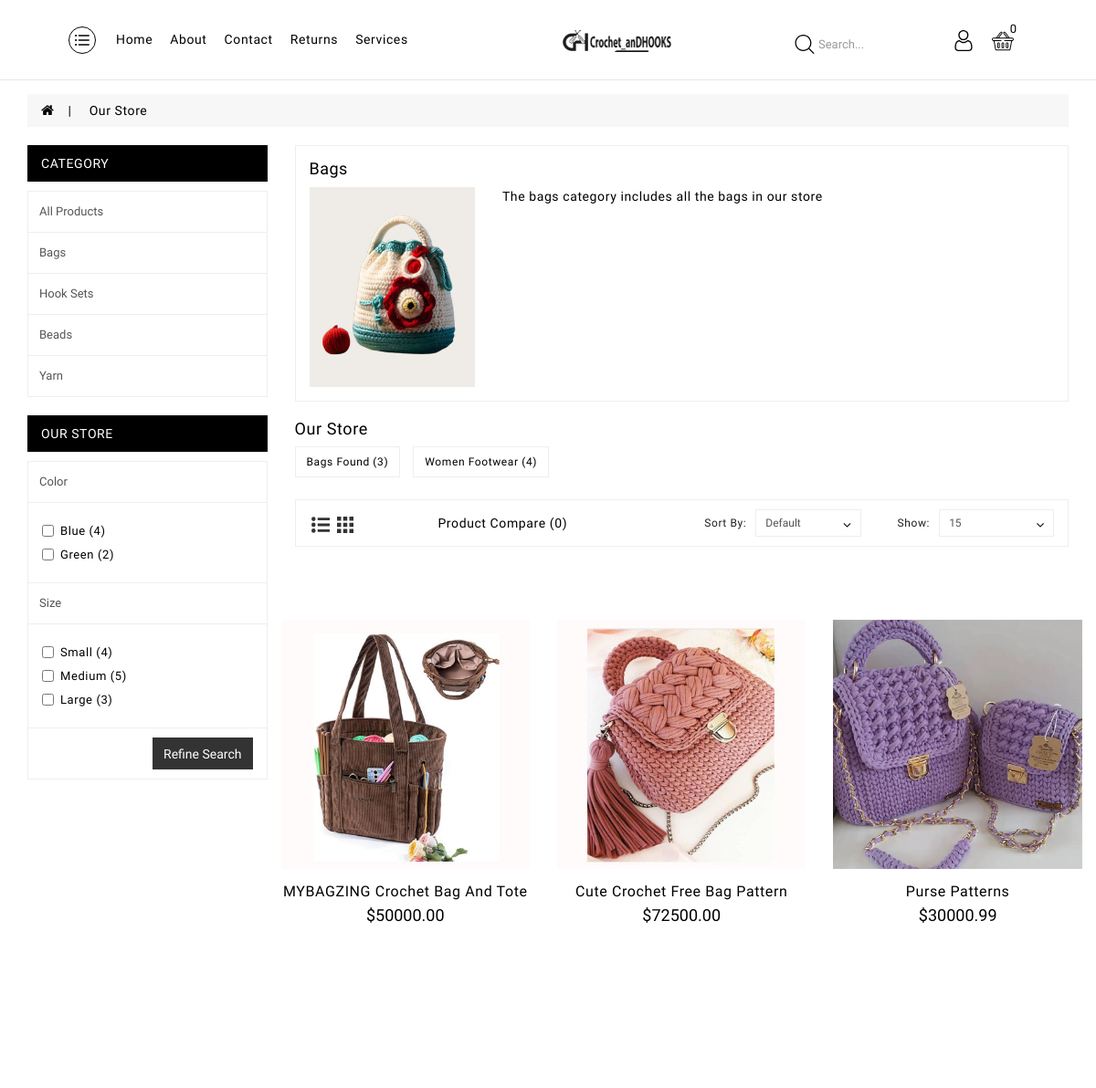
The app's page /store/category/bags/ (upper part), older data.
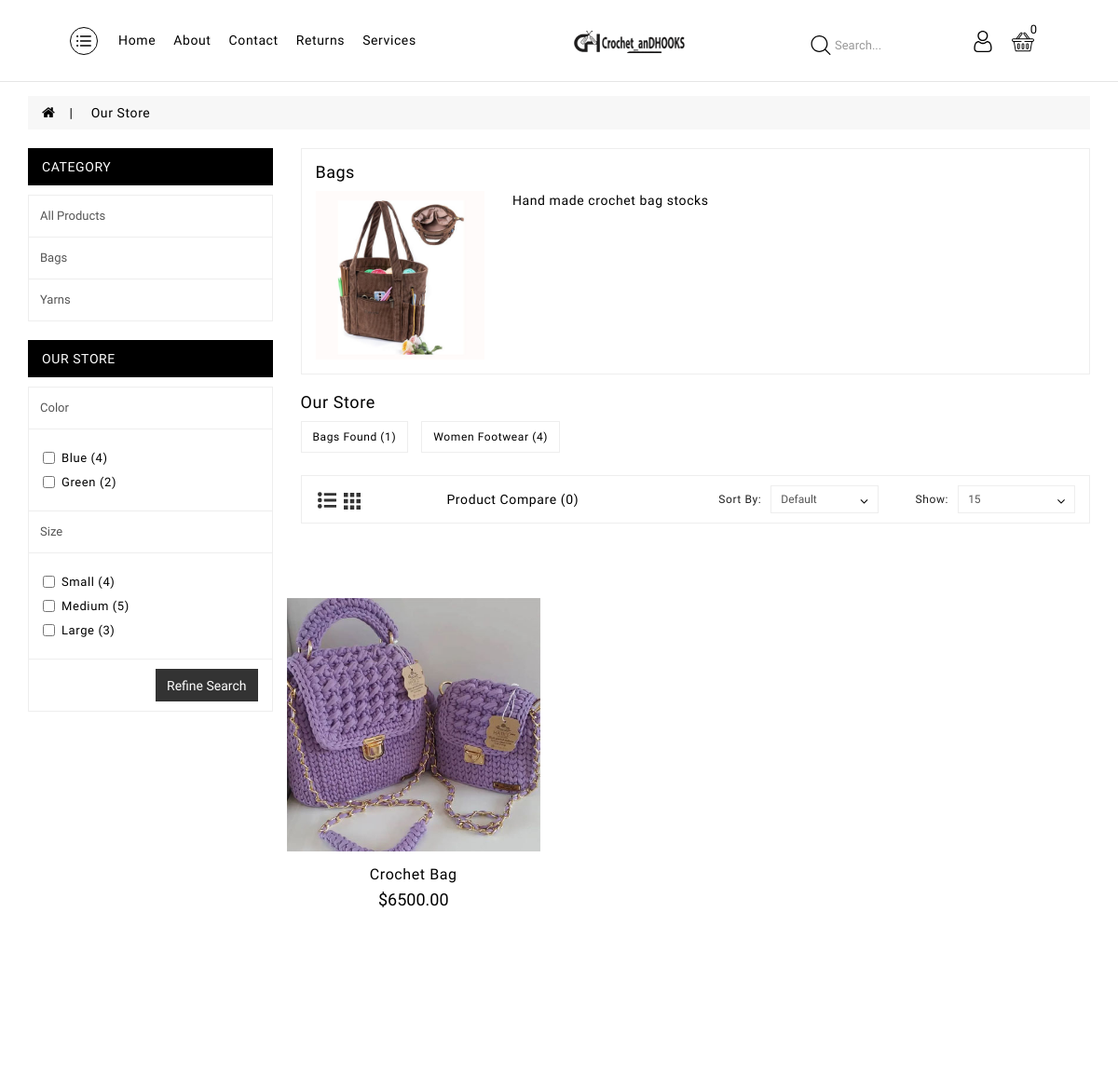
The same page, newer data.
### category/models.py (models this page shows, shortened)
class Category(models.Model):
    category_name = models.CharField(max_length=50, unique=True)
    slug = models.SlugField(max_length=100, unique=True)
    description = models.TextField(max_length=255,blank=True)
    category_image = models.ImageField(upload_to='photo/categories', blank=True)
    class Meta:
        verbose_name = 'category'
        verbose_name_plural = 'categories'
    def get_url(self):
        return reverse('products_by_category', args=[self.slug])

### store/models.py (models this page shows, shortened)
class Product(models.Model):
    unit_choices = [('pcs','Pcs'),('pair','Pair'),('doz','Doz'),('box','Box'),('pack','Pack'),('bag','Bag')]
    collection_choices = [('latest','Latest'),('special','Special'),('featured','Featured')]
    product_name = models.CharField(max_length=200, unique=True)
    slug = models.SlugField(max_length=200, unique=True)
    description = models.TextField(max_length=500, blank=True)
    price = models.DecimalField(max_digits=9, decimal_places=2)
    discount_price = models.DecimalField(max_digits=9, decimal_places=2, blank=True, default=0)
    images = models.ImageField(upload_to='photo/products',)
    stock = models.IntegerField(default=0)
    is_available = models.BooleanField(default=True)
    collection = models.CharField(max_length=100, choices=collection_choices, default='latest')
    category= models.ForeignKey(Category, on_delete=models.CASCADE)
    unit= models.CharField(max_length=100, choices=unit_choices, default='pcs')
    created_date = models.DateTimeField(auto_now_add=True)
    modified_date = models.DateTimeField(auto_now_add=True)
    def get_url(self):
        return reverse('product_detail', args=[self.category.slug, self.slug])

### store/views.py (the view)
# urls.py: path('store/', include('store.urls')),
def store(request, category_slug=None):
    categories = None
    products = None
    category_details = None
    if category_slug != None:
        categories = get_object_or_404(Category, slug=category_slug)
        category_details = Category.objects.get(slug=category_slug)
        products = Product.objects.filter(category = categories, is_available = True)
        product_count = products.count()
    else:
        products = Product.objects.all().filter(is_available = True)
        product_count = products.count()
    context = {
        'category_detail' : category_details,
        'products' : products,
        'product_count' : product_count,
    }
    return render(request, 'store/store.html', context)

### cart/context_processor.py (called while the page is built)
def counter(request):
    cart_count = 0
    if 'admin' in request.path:
        return {}
    else:
        try:
            cart =Cart.objects.filter(cart_id = _cart_id(request))
            if request.user.is_authenticated:
                cart_items = CartItem.objects.all().filter(user=request.user) # 244b
            else:
                cart_items = CartItem.objects.all().filter(cart = cart[:1])
            for cart_item in cart_items:
                cart_count += cart_item.quantity
        except Cart.DoesNotExist:
            cart_count = 0
    return dict(cart_count = cart_count)

### cart/views.py (called while the page is built)
def _cart_id(request):
    cart = request.session.session_key
    if not cart:
        cart = request.session.create()
    return cart

### category/context_processors.py (called while the page is built)
def menu_links(request):
    links = Category.objects.all()
    return dict(links = links)

### templates/store/store.html (shortened to what this page needs)
{% extends 'base.html' %}
{% load static %}
{% block content %}
<div class="breadbg">
    <div class="container">
      <div class="row">
        <ul class="breadcrumb">
          <li><a href="{% url 'home' %}"><i class="fa fa-home"></i></a></li>
          <li><a href="{% url 'store' %}">Our Store</a></li>
        </ul>
      </div>
    </div>
  </div>
  <div id="product-category" class="container cleft">
    <div class="row">
      <aside id="column-left" class="col-sm-4 col-md-3 col-xs-12 hidden-xs">
        <div class="list-group catlistpage hidden-xs">
          <div class="panel-heading cathed">category</div>
          <a href="{% url 'store' %}"
            class="list-group-item">All Products</a>
            {% for category in links %}
          <a href="{{ category.get_url }}"
            class="list-group-item">{{ category.category_name }}</a>
            {% endfor %}
        </div>
        <div class="panel panel-default catfilter">
          <div class="panel-heading">
            {% if 'search' in request.path %}
              Search Result
            {% else %}
              Our Store
            {% endif %}
              </div>
          <div id="xsfilter" class="collapse">
            <div class="list-group"> <a class="list-group-item act">Color</a>
              <div class="list-group-item">
                <div id="filter-group1">
                  <div class="checkbox">
                    <label> <input type="checkbox" name="filter[]" value="1">Blue (4)</label>
                  </div>
                  <div class="checkbox">
                    <label> <input type="checkbox" name="filter[]" value="2">Green (2)</label>
                  </div>
                </div>
              </div> <a class="list-group-item act">Size</a>
              <div class="list-group-item">
                <div id="filter-group2">
                  <div class="checkbox">
                    <label> <input type="checkbox" name="filter[]" value="4">Small (4)</label>
                  </div>
                  <div class="checkbox">
                    <label> <input type="checkbox" name="filter[]" value="5">Medium (5)</label>
                  </div>
                  <div class="checkbox">
                    <label> <input type="checkbox" name="filter[]" value="6">Large (3)</label>
                  </div>
                </div>
              </div>
            </div>
            <div class="panel-footer text-right">
              <button type="button" id="button-filter" class="btn btn-primary">Refine Search</button>
            </div>
          </div>
        </div>
      </aside>
      <div id="content" class="col-sm-8 col-md-9  col-xs-12 colright">
        {% if category_detail %}
        <div class="cate-top row hidden-xs">
          <h2>{{ category_detail.category_name }}</h2>
          <div class="row">
            <div class="col-md-5 col-lg-3 hidden-sm"> <img src="{{ category_detail.category_image.url }}" alt=" {{ category.category_name }}"
                title=" {{ category.category_name }}" class="img-responsive center-block"> </div>
            <div class="col-md-7 col-sm-12 col-lg-9 col-xs-12">{{ category_detail.description }}</div>
          </div>
        </div>
        {% endif %}
        <div class="refines">
          {% if 'search' in request.path %}
            <h3> Refine Search</h3>
          {% else %}
            <h3>Our Store</h3>
          {% endif %}
          <ul class="list-unstyled list-inline">
            {% if category_detail %}
            <li><a href="#">{{ category_detail.category_name }} Found ({{product_count}})</a></li>
            {% else %}
            <li><a href="#">Searched Items ({{product_count}})</a></li>
            {% endif %}
            <li><a href="index.php-5.html?route=product/category&amp;path=20_27">Women Footwear (4)</a></li>
          </ul>
        </div>
        <div class="row cate-border">
          <div class="col-md-2 col-sm-3 col-xs-4 lgrid">
            <div class="btn-group-sm">
              <button type="button" id="list-view" class="btn listgridbtn" data-toggle="tooltip" title="List">
                <svg width="20px" height="20px">
                  <use xlink:href="#clist"></use>
                </svg>
              </button>
              <button type="button" id="grid-view" class="btn listgridbtn" data-toggle="tooltip" title="Grid">
                <svg width="18px" height="18px">
                  <use xlink:href="#cgrid"></use>
                </svg>
              </button>
            </div>
          </div>
          <div class="col-lg-4 col-md-5 col-sm-6 col-xs-8 hidden-md hidden-sm ct">
            <a href="index.php-40.html?route=product/compare" id="compare-total" class="btn btn-link">Product Compare
              (0)</a>
          </div>
          <div class="col-lg-3 col-md-5 col-xs-4 col-sm-5 catesort">
            <div class="input-group input-group-sm select-input">
              <label class="input-group-addon" for="input-sort">Sort By:</label>
              <select id="input-sort" class="form-control" onchange="location = this.value;">
                <option
                  value="https://crochetandhooks.com/FS01/fashpad_01/index.php?route=product/category&amp;path=20&amp;sort=p.sort_order&amp;order=ASC"
                  selected="selected">Default</option>
              </select>
            </div>
          </div>
          <div class="col-lg-3 col-md-5 col-xs-4 col-sm-4 catesort">
            <div class="input-group input-group-sm select-input">
              <label class="input-group-addon" for="input-limit">Show:</label>
              <select id="input-limit" class="form-control" onchange="location = this.value;">
                <option
                  value="https://crochetandhooks.com/FS01/fashpad_01/index.php?route=product/category&amp;path=20&amp;limit=15"
                  selected="selected">15</option>
              </select>
            </div>
          </div>
        </div>
        <div class="row cpagerow protabcont">
          <div class="row rless">
            <div id="feature" class="loadmr">
              {% if products %}
                {% for product in products %}
                <div class="product-layout product-list col-xs-12">
                  <div class="product-thumb transition">
                    <div class="image"><a href="{{ product.get_url }}"><img
                          src="{{ product.images.url }}" alt="{{ product.product_name }}"
                          title="{{ product.product_name }}" class="img-responsive center-block"></a>
                    </div>
                    <div class="caption">
                      <h4 class="protitle"><a
                          href="{{ product.get_url }}">{{ product.product_name }}</a></h4>
                      <div class="price">${{ product.price }} </div>
                    </div>
                  </div>
                </div>
                {% endfor %}
                {% endif %}
          </div>
          </div>
      </div>
    </div>
  </div>
{% endblock %}

### templates/base.html (shortened to what this page needs)
{% load static %}
<!DOCTYPE html>
<html dir="ltr" lang="en">
<head>
  <link href="{% static 'catalog/view/javascript/bootstrap/css/bootstrap.min.css' %}" rel="stylesheet" media="screen">
  <link href="{% static 'catalog/view/javascript/jquery/swiper/css/owl.carousel.css' %}" rel="stylesheet">
  <link href="{% static 'catalog/view/javascript/jquery/swiper/css/owl.theme.css' %}" rel="stylesheet">
  <link href="{% static 'catalog/view/javascript/jquery/swiper/css/slick.css' %}" rel="stylesheet">
  <link href="{% static 'catalog/view/javascript/jquery/swiper/css/slick-theme.css' %}" rel="stylesheet">
  <link href="{% static 'catalog/view/javascript/font-awesome/css/font-awesome.min.css' %}" rel="stylesheet" type="text/css">
  <link href="{% static 'catalog/view/theme/fashpad/stylesheet/stylesheet.css' %}" rel="stylesheet">
  <link href="{% static 'catalog/view/javascript/eptheme/animate.css' %}" rel="stylesheet" type="text/css">
  <link href="{% static 'catalog/view/javascript/eptheme/blog/lightbox.css' %}" rel="stylesheet" type="text/css">
  <link href="{% static 'catalog/view/javascript/jquery/swiper/css/owl.carousel.css' %}" type="text/css" rel="stylesheet"
    media="screen">
  <link href="{% static 'catalog/view/javascript/jquery/swiper/css/owl.theme.css' %}" type="text/css" rel="stylesheet" media="screen">
  <link href="{% static 'catalog/view/javascript/jquery/swiper/css/swiper.min.css' %}" type="text/css" rel="stylesheet" media="screen">
  <link href="{% static 'catalog/view/javascript/jquery/swiper/css/opencart.css' %}" type="text/css" rel="stylesheet" media="screen">
  <link href="{% static 'catalog/view/javascript/jquery/magnific/magnific-popup.css' %}" type="text/css" rel="stylesheet"
    media="screen">
</head>
<body>
 {% include 'includes/navbar.html' %}
 {% block content %}{% endblock %}
 {% include 'includes/footer.html' %}

### templates/includes/navbar.html (shortened to what this page needs)
{% load static %}
  <header>
    <div class="homemenu">
      <div class="">
        <div class="row">
          <div id="right-colume-1" class="col-lg-6 col-md-6 col-sm-8 col-xs-12 headmenu">
            <div class=" menusp d-inline-block">
              <nav id="menu" class="navbar">
                <h3 class="wrmenu collapsed" data-toggle="collapse" data-target="#under-menu" aria-expanded="false">
                  <div class="navbar-header">
                    <button type="button" class="btn-navbar navbar-toggle">
                      <svg width="16px" height="16px">
                        <use xlink:href="#menu"></use>
                      </svg>
                    </button>
                  </div>
                </h3>
              </nav>
            </div>
            <ul class="sblock">
              <li><a href="{% url 'home' %}">home</a></li>
              <li><a href="{% url 'about' %}">about</a></li>
              <li><a href="{% url 'contact' %}">contact</a></li>
              <li><a href="{% url 'login' %}">returns</a></li>
              <li><a href="{% url 'service' %}">services</a></li>
            </ul>
          </div>
          <div id="logo" class="col-lg-3 col-md-2 col-sm-3 col-xs-12 hlogo"><a
              href="{% url 'home' %}"><img src="{% static 'image/catalog/crocheta-logo-fl.png' %}" style="height:24px; max-width:122px" title="crochetandhooks" alt="crochetandhooks"
                class="img-responsive"></a> </div>
          <div id="top-links" class="col-lg-3 col-md-4 col-sm-8 col-xs-12 text-right">
            <ul class="list-inline">
              <li class="serchapp d-inline-block">
                <div id="search" class="desktop-search d-inline-block">
                  <form action="{% url 'search' %}" method="GET">
                        <div class="d-search">
                          <button type="submit" id="search_toggle" class="search-toggle" data-toggle="collapse" onclick="openSearch()">
                            <svg><use xlink:href="#hsearch"></use></svg>
                          </button>
                        </div>
                        <div id="search" class="wbSearch">
                          <div id="search_block_top">
                            <div class="input-group">
                              <input type="text" name="search" value="" placeholder="Search..."
                                class="search_query form-control input-lg madebyhand-search">
                            </div>
                          </div>
                        </div>
                      </div>
              </li>
              <li class="dropdown inuser">
                <a href="{% url 'login' %}" title="My Account" class="dropdown-toggle"
                  data-toggle="dropdown">
                  <svg>
                    <use xlink:href="#huser"></use>
                  </svg>
                </a>
              </li>
              <li class="cart-but">
                {% if cart_count <= 0 %}
                <div id="cart" class="btn-group btn-block">
                  <button type="button" data-toggle="dropdown" data-loading-text="Loading..." class="dropdown-toggle">
                    <svg>
                      <use xlink:href="#hcart"></use>
                    </svg><span id="cart-total">{{ cart_count }}<span>items</span></span></button>
                </div>
                {% endif %}
              </li>
            </ul>
          </div>
          <div class="appendsearch col-xs-12"></div>
        </div>
      </div>
    </div>
  </header>

### templates/includes/footer.html (shortened to what this page needs)
{% load static %}
<footer>
    </div>
</body>
</html>

### static/catalog/view/javascript/eptheme/blog/lightbox.css (style rules this page uses)
body:after { content:url(../../../theme/fashpad/image/lightbox/close.png) url(../../../theme/fashpad/image/lightbox/loading.gif) url(../../../theme/fashpad/image/lightbox/prev.png) url(../../../theme/fashpad/image/lightbox/next.png); display: none; }

Row changes from the older to the newer data that the page shows:
removed Category: category_name "Hook Sets"
removed Category: category_name "Beads"
removed Category: category_name "Yarn"
removed Product: images (picture), product_name "MYBAGZING Crochet Bag And Tote", price "50000.00"
removed Product: images (picture), product_name "Cute Crochet Free Bag Pattern", price "72500.00"
removed Product: images (picture), product_name "Purse Patterns", price "30000.99"
changed Category "Bags": category_image: a different picture; description "The bags category includes all the bags in our store" → "Hand made crochet bag stocks"
added Category: category_name "Yarns"
now on this page (row edited): Product: images (picture), product_name "Crochet Bag", price "6500.00"
Text that changed along with them:
{{ product_count }}: "3" → "1"
